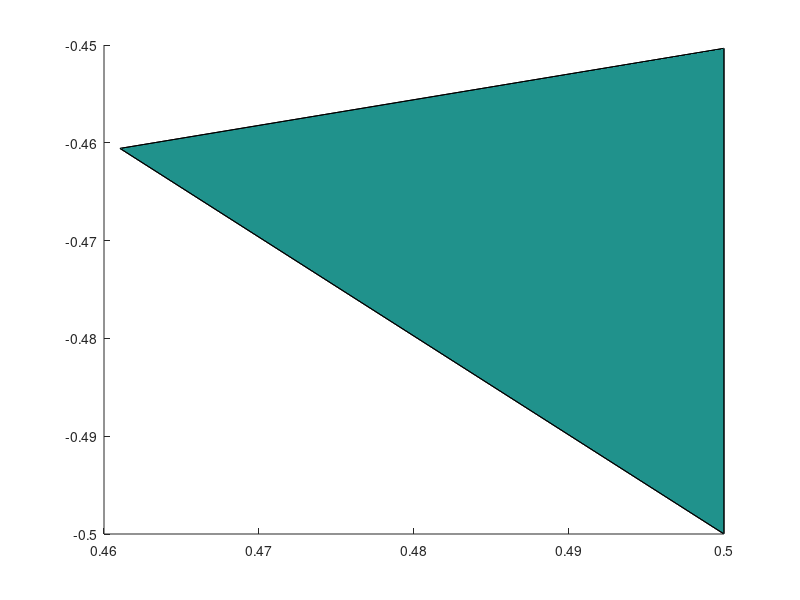

Recreate this plot in MATLAB.
 %--------- Problem at Cell ----------
 %----- Ci =  -2.443161509660784E-018
 %----- Cell id =        9973
 %----- Interface isopatch defined by points: 
 Interface=[
  0.500000000000000      -0.500000000000000       9.932729564795478E-009
  0.500000000000000      -0.499999242261506       6.798901279377001E-007
  0.499999962834036      -0.499999962399386       8.131166201438155E-009
  0.500000000000000      -0.500000000000000       9.932729564795478E-009
 ]
 line(Interface(:,1),Interface(:,2),Interface(:,3))
 %----- Element faces: 
 % ------- face global no  =       21287
 % ------- Cif  =  0.000000000000000E+000
 % ------- at edges on face=           0
 face21287=[
  0.500000000000000      -0.500000000000000       8.333333333217552E-002
  0.500000000000000      -0.450340850070335       4.455736972505717E-002
  0.461028662080980      -0.460572899071575       8.527590560020511E-003
 ]
 patch(face21287(:,1),face21287(:,2),face21287(:,3),1)
  % node characterization
 % F T F  0.000000000000000E+000
 % F T F  0.000000000000000E+000
 % F T F  0.000000000000000E+000
 % ------- face global no  =       21288
 % ------- Cif  =  1.818975682130833E-012
 % ------- at edges on face=           2
 % ------- fictitious edge points=
 % --- of isoEdge =           1
 %  0.500000000000000      -0.500000000000000       9.932729564795478E-009
 %  0.500000000000000      -0.499999242261506       6.798901279377001E-007
 face21288=[
  0.500000000000000      -0.500000000000000       8.333333333217552E-002
  0.500000000000000      -0.500000000000000      -1.377897795862282E-012
  0.500000000000000      -0.450340850070335       4.455736972505717E-002
 ]
 patch(face21288(:,1),face21288(:,2),face21288(:,3),1)
  % node characterization
 % F T F  1.192092895507812E-007
 % T F F  1.525878906250000E-005
 % F T F  0.000000000000000E+000
 % ------- face global no  =       16183
 % ------- Cif  =  1.136775596386536E-013
 % ------- at edges on face=           2
 % ------- fictitious edge points=
 % --- of isoEdge =           1
 %  0.500000000000000      -0.500000000000000       9.932729564795478E-009
 %  0.499999962834036      -0.499999962399386       8.131166201438155E-009
 face16183=[
  0.500000000000000      -0.500000000000000       8.333333333217552E-002
  0.500000000000000      -0.500000000000000      -1.377897795862282E-012
  0.461028662080980      -0.460572899071575       8.527590560020511E-003
 ]
 patch(face16183(:,1),face16183(:,2),face16183(:,3),1)
  % node characterization
 % F T F  1.192092895507812E-007
 % T F F  9.536743164062500E-007
 % F T F  0.000000000000000E+000
 % ------- face global no  =        9859
 % ------- Cif  =  1.455192150790521E-011
 % ------- at edges on face=           2
 % ------- fictitious edge points=
 % --- of isoEdge =           1
 %  0.499999962834036      -0.499999962399386       8.131166201438155E-009
 %  0.500000000000000      -0.499999242261506       6.798901279377001E-007
 face9859=[
  0.461028662080980      -0.460572899071575       8.527590560020511E-003
  0.500000000000000      -0.500000000000000      -1.377897795862282E-012
  0.500000000000000      -0.450340850070335       4.455736972505717E-002
 ]
 patch(face9859(:,1),face9859(:,2),face9859(:,3),1)
  % node characterization
 % F T F  9.536743164062500E-007
 % T F F  1.525878906250000E-005
 % F T F  0.000000000000000E+000
